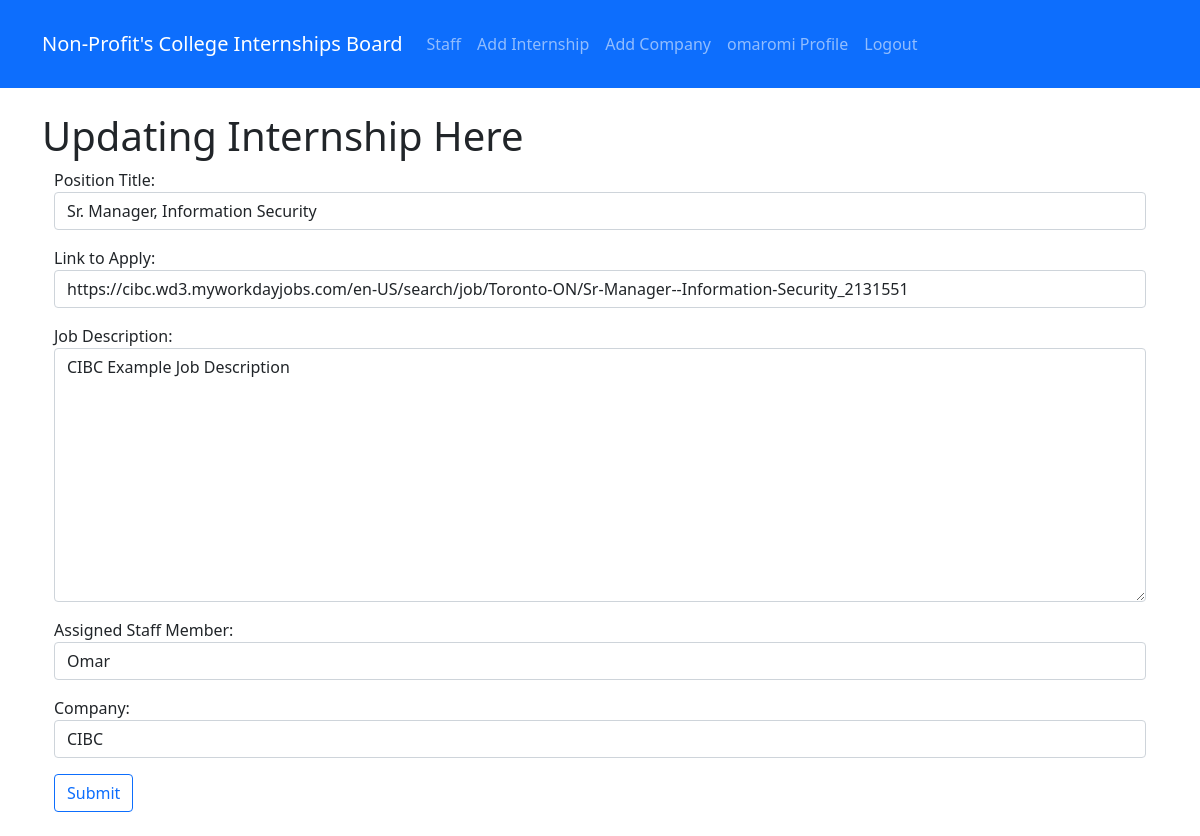
Page /update_internship/1 (signed in) on the committed database.
### board/models.py (models this page shows, shortened)
class Internship(models.Model):
    position_title = models.CharField(max_length=200)
    date_posted = models.DateField(default=date.today)
    app_link= models.URLField()
    description = models.TextField(blank=True)
    staff = models.ForeignKey(Staff, null=True, on_delete= models.SET_NULL)
    company = models.ForeignKey(Company, null=True, on_delete= models.SET_NULL)

### board/views.py (the view)
# urls.py: path('update_internship/<internship_id>',views.update_internship,name='update-internship'),
@login_required
def update_internship(request, internship_id):
    internship = Internship.objects.get(pk=internship_id)
    form = InternshipForm(request.POST or None, instance=internship)
    if form.is_valid():
        form.save()
        return redirect('show-internship', internship_id)
    context = {
        'internship' : internship,
        'form' : form,
    }
    return render(request, 'board/update_internship.html', context)

### board/forms.py
class InternshipForm(forms.ModelForm):
    class Meta:
        model = Internship
        fields = ('position_title','app_link','description', 'staff', 'company')
        labels = {
            'position_title':'Position Title',
            'app_link':'Link to Apply',
            'description':'Job Description',
            'staff':'Assigned Staff Member',
            'company':'Company',
        }
        widgets = {
            'position_title': forms.TextInput(attrs={'class':'form-control'}),
            'app_link': forms.TextInput(attrs={'class':'form-control'}),
            'description': forms.Textarea(attrs={'class':'form-control'}),
            'staff': forms.Select(attrs={'class':'form-control'}),
            'company': forms.Select(attrs={'class':'form-control'}),
        }

### board/models.py (called while the page is built)
    def __str__(self):
        return self.name

    def __str__(self):
        return self.name

### board/templates/board/update_internship.html (shortened to what this page needs)
{% extends "board/base.html" %}
{% block content %}
<h1>Updating Internship Here</h1>
<div class="container">
    <form action="" method="POST">
        {{form.as_p}}
        <button type="submit" class="btn btn-outline-primary">Submit</button>
    </form>
</div>
{% endblock content %}

### board/templates/board/base.html (shortened to what this page needs)
<!DOCTYPE html>
<html>
    <head>
        {% load static %}
        <link rel="stylesheet" href="{% static 'css/bootstrap.min.css' %}">
        <link rel="stylesheet" href="{% static 'css/bootstrap.css' %}">
    </head>
    <body>
        <nav class="navbar navbar-expand-md navbar-dark bg-primary py-4">
            <div class="container-lg">
                <a class="navbar-brand display-2" href="{% url 'board-home' %}">Non-Profit's College Internships Board</a>
                <div class="collapse navbar-collapse" id="navbarNav">
                    <ul class="navbar-nav">
                        <li class="nav-item">
                        <a class="nav-link" href="{% url 'board-staff' %}">Staff</a>
                        </li>
                        {% if user.is_authenticated %}
                            <li class="nav-item">
                            <a class="nav-link" href="{% url 'add-internship' %}">Add Internship</a>
                            </li>
                            <li class="nav-item">
                            <a class="nav-link" href="{% url 'add-company' %}">Add Company</a>
                            </li>
                            <li class="nav-item">
                                <a class="nav-link" href="{% url 'users-profile' %}">{{user.username}} Profile</a>
                            </li>
                            <li class="nav-item">
                                <a class="nav-link" href="{% url 'users-logout' %}">Logout</a>
                            </li>
                            {% endif%}
                    </ul>
                </div>
            </div>
        </nav>
        <div class="container-md py-4">
        {% block content %}{% endblock content %}
        </div>
    </body>
</html>

### rows in the picture
Internship: position_title "Sr. Manager, Information Security", app_link "https://cibc.wd3.myworkdayjobs.com/en-US/search/job/Toronto-ON/Sr-Manager--Information-Security_2131551", description "CIBC Example Job Description", staff "Omar", company "CIBC"

### other values in the picture
{{ user.username }} "omaromi"
